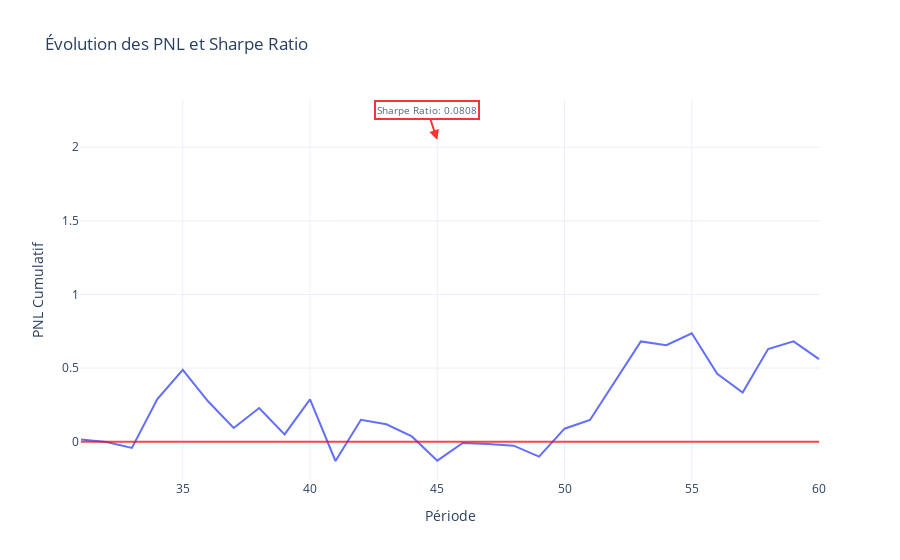

Notebook code cell kept with this figure:
### Code cell
import plotly.graph_objects as go


process.plot_PnL(SR=SR, PNL=PNL)

### Figure 1 — Plotly figure (JSON) as saved in the notebook; plotly's stock layout.template omitted (floating-point values rounded to 4 significant figures)
{"data": [{"mode": "lines", "name": "PNL", "type": "scatter", "x": [31, 32, 33, 34, 35, 36, 37, 38, 39, 40, 41, 42, 43, 44, 45, 46, 47, 48, 49, 50, 51, 52, 53, 54, 55, 56, 57, 58, 59, 60], "y": [0.01556, -0.002073, -0.04265, 0.2895, 0.4885, 0.2728, 0.0931, 0.229, 0.04945, 0.2875, -0.1313, 0.1488, 0.1181, 0.03566, -0.1287, -0.008746, -0.01522, -0.02734, -0.1017, 0.08818, 0.1474, 0.4151, 0.6809, 0.6554, 0.7362, 0.4608, 0.3338, 0.6295, 0.6816, 0.5605, 0.6011, 0.9333, 0.7348, 0.6918, 0.5598, 0.4371, 0.56, 0.4709, 0.604, 0.8148, 0.9248, 0.9371, 1.009, 1.155, 1.206, 1.498, 1.535, 1.679, 1.802, 1.937, 1.919, 1.753, 1.537, 1.558, 1.49, 1.777, 2.058, 1.927, 1.705, 2.049]}], "layout": {"annotations": [{"arrowcolor": "red", "arrowhead": 2, "arrowsize": 1, "arrowwidth": 2, "bgcolor": "white", "bordercolor": "red", "borderwidth": 2, "font": {"size": 10}, "opacity": 0.8, "showarrow": true, "text": "Sharpe Ratio: 0.0808", "x": 45, "y": 2.049}], "legend": {"x": 0, "y": 1}, "shapes": [{"line": {"color": "red", "width": 2}, "name": "Sharpe Ratio", "opacity": 0.7, "type": "line", "x0": 31, "x1": 60, "y0": 0, "y1": 0}], "title": {"text": "Évolution des PNL et Sharpe Ratio"}, "xaxis": {"title": {"text": "Période"}}, "yaxis": {"title": {"text": "PNL Cumulatif"}}}}
